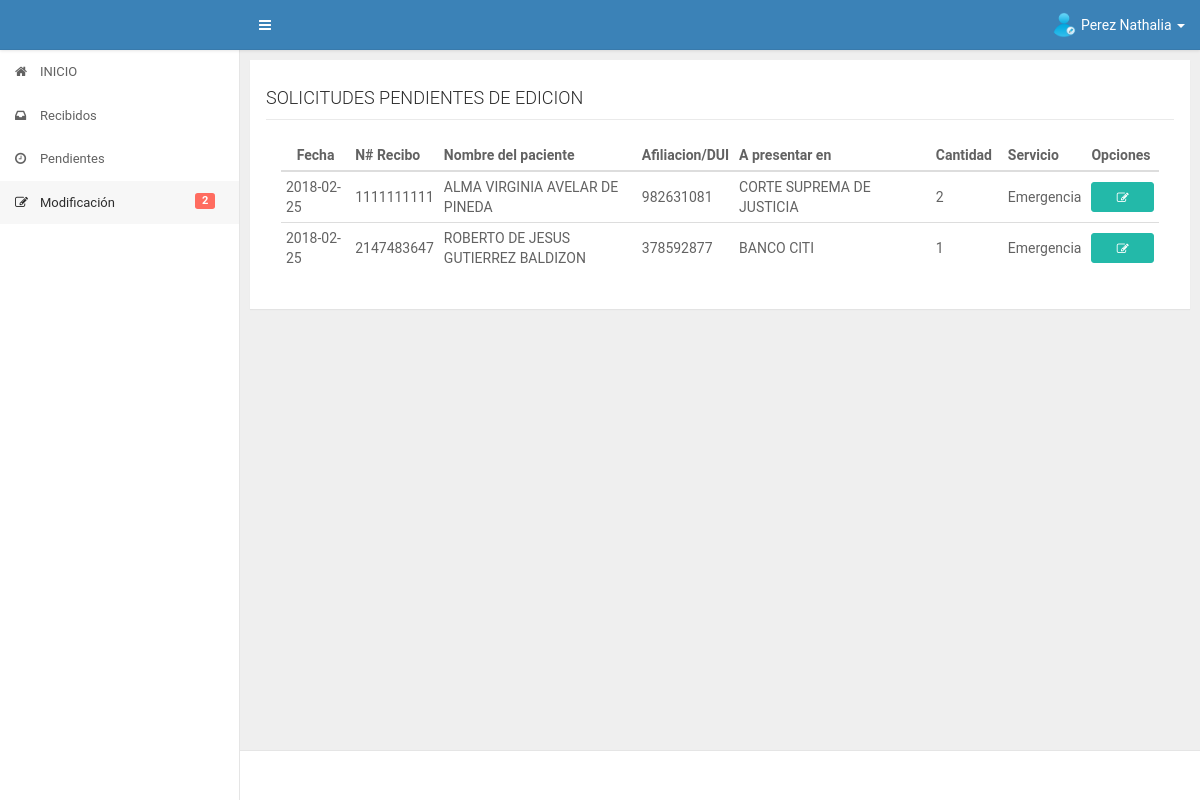
/app/trabajador/modificacion.php (signed in), run on the app's committed database.
### tables this page shows
CREATE TABLE IF NOT EXISTS `datos_iniciales` (
  `id_datos` int(11) NOT NULL AUTO_INCREMENT,
  `fecha` date DEFAULT NULL,
  `numero_recibo` varchar(50) DEFAULT NULL,
  `afiliacion_dui` varchar(30) DEFAULT NULL,
  `nombre_paciente` varchar(300) DEFAULT NULL,
  `destinos` varchar(2000) DEFAULT NULL,
  `id_servicio` int(11) DEFAULT NULL,
  `cantidad` int(11) DEFAULT NULL,
  `fecha_presentado` date DEFAULT NULL,
  `fecha_cancelado` date DEFAULT NULL,
  `precio` float DEFAULT NULL,
  `id_estado` int(11) DEFAULT NULL,
  `id_trabajador` int(11) DEFAULT NULL,
  `fecha_recibido_revision` date DEFAULT NULL,
  `fecha_autorizacion_direccion` date DEFAULT NULL,
  PRIMARY KEY (`id_datos`),
  KEY `FK_diservicio` (`id_servicio`),
  KEY `FK_diestado` (`id_estado`),
  KEY `FK_datos_iniciales_usuario` (`id_trabajador`),
  CONSTRAINT `FK_datos_iniciales_usuario` FOREIGN KEY (`id_trabajador`) REFERENCES `usuario` (`id_user`),
  CONSTRAINT `FK_diestado` FOREIGN KEY (`id_estado`) REFERENCES `estado` (`id_estado`),
  CONSTRAINT `FK_diservicio` FOREIGN KEY (`id_servicio`) REFERENCES `servicios` (`id_servicio`)
);

CREATE TABLE IF NOT EXISTS `servicios` (
  `id_servicio` int(11) NOT NULL AUTO_INCREMENT,
  `nombre_servicio` varchar(200) DEFAULT NULL,
  PRIMARY KEY (`id_servicio`)
);

### app/trabajador/modificacion.php (the view, shortened to what this page needs)
<?php
    include("../core/header.php");
    include("../core/aside.php");
    include("../../config/database.php");
    $sqlrecibidas = "SELECT datos_iniciales.id_datos,datos_iniciales.fecha,datos_iniciales.numero_recibo,datos_iniciales.afiliacion_dui,datos_iniciales.nombre_paciente,datos_iniciales.destinos,datos_iniciales.cantidad,servicios.nombre_servicio FROM datos_iniciales INNER JOIN servicios ON datos_iniciales.id_servicio=servicios.id_servicio WHERE datos_iniciales.id_estado=5 AND id_trabajador=?";
    if($stmt = $conn->prepare($sqlrecibidas)){
        $stmt -> bind_param('s',$_SESSION['id_usuario']);
        $stmt -> execute();
        $stmt -> store_result();
        $rows = $stmt->num_rows;
        $stmt -> bind_result($id_datos,$fechacreacion,$nrecibo,$afiliacion,$nombrepaciente,$destinos,$cantidad,$servicio);
    }
?>
<div id="content" class="ui-content ui-content-aside-overlay">
    <div class="ui-content-body">
        <div class="ui-container">
            <div class="row">
                <div class="col-md-12 col-lg-12">
                    <div class="panel">
                        <div class="panel-body">
                            <div id="titulo">
                                <h4 id="serviciotitulo">SOLICITUDES PENDIENTES DE EDICION</h4>
                            </div>
                            <div class="col-md-12" id="misrecibidos">
                                <div id="contenido" class="table-responsive">
                                    <table class="table table-hover table-condensed" id="mitable">
                                        <thead class="thead-inverse">
                                            <tr>
                                                <th class="col-md-1 text-center">Fecha</th>
                                                <th class="col-md-1">N# Recibo</th>
                                                <th class="col-md-3">Nombre del paciente</th>
                                                <th class="col-md-1">Afiliacion/DUI</th>
                                                <th class="col-md-3">A presentar en</th>
                                                <th class="col-md-1">Cantidad</th>
                                                <th class="col-md-1">Servicio</th>
                                                <th class="col-md-1">Opciones</th>
                                            </tr>
                                        </thead>
                                        <tbody>
                                        <?php
                                            if($rows>0){
                                                while ($stmt->fetch()) {
                                        ?>
                                            <tr>
                                                <td><?php echo $fechacreacion; ?></td>
                                                <td><?php echo $nrecibo; ?></td>
                                                <td><?php echo $nombrepaciente; ?></td>
                                                <td><?php echo $afiliacion; ?></td>
                                                <td><?php echo $destinos; ?></td>
                                                <td><?php echo $cantidad; ?></td>
                                                <td><?php echo $servicio; ?></td>
                                                <td><a href="infosolicitudmod.php?con=<?php echo $id_datos ?>" class="btn btn-success btn-block btn-sm crearconstancias" data-toggle="tooltip" data-placement="left" title="Modificar"><i class="fa fa-edit"></i></a></td>
                                            </tr>
                                        <?php
                                                }
                                            }
                                        ?>
                                        </tbody>
                                    </table>
                                </div>
                            </div>
                        </div>
                    </div>
                </div>
            </div>
        </div>
    </div>
</div>
<?php
    include("../core/footer.php");
 ?>

### assets/css/main.css (style rules this page uses)
.row { margin-right: -5px; margin-left: -5px; }
.ui-content-body .row > [class^="col-"], .ui-content-body .row > [class*="col-"] { padding-left: 5px; padding-right: 5px; }
.panel { margin-bottom: 10px; -webkit-border-radius: 0; border-radius: 0; }
.panel { position: relative; }
.ui-content { width: 100%; height: 100%; margin-left: 0; -webkit-transition: margin-left .3s; transition: margin-left .3s; }
.ui-content::before, .ui-content::after { display: table; content: " "; }
.ui-content::after { clear: both; }
.ui-content-body { float: left; width: 100%; margin-bottom: 40px; padding: 10px; }
@media (min-width: 768px) { .ui-content { width: auto; margin-left: 240px; -webkit-transition: all .299s; transition: all .299s; } }
@media (min-width: 1200px) { .ui-content.ui-content-aside-overlay .ui-container { margin-right: 0; } }
@media (min-width: 1200px) { .ui-container { margin-right: 0; -webkit-transition: margin-right .3s; transition: margin-right .3s; } }
html, body { width: 100%; height: 100%; }
body { font-size: 14px; color: #626262; background-color: #EFEFEF; -webkit-font-smoothing: antialiased; line-height: 1.5; letter-spacing: 0; overflow-x: hidden; }
h1, h2, h3, h4, h5, h6 { font-weight: 300; line-height: 1.3; color: #2c2c2c; }
h4, .h4 { font-size: 18px; }
a { color: inherit; }
.table thead tr th, .table tbody tr td, .table tbody tr td * { vertical-align: middle; }
.btn { background-color: transparent; color: inherit; }
.btn-success { color: #ffffff; background-color: #23b9a9; border-color: #23b9a9; }

### assets/css/style.css (style rules this page uses)
body { font-family: 'Roboto', sans-serif; }
#titulo { border-bottom: 1px solid #eaeaea; }
#contenido { margin-top: 20px; }

### data on the page
datos_iniciales: fecha "2018-02-25", numero_recibo "1111111111", nombre_paciente "ALMA VIRGINIA AVELAR DE PINEDA", afiliacion_dui "982631081", destinos "CORTE SUPREMA DE JUSTICIA", cantidad "2", id_servicio.nombre_servicio "Emergencia"
datos_iniciales: fecha "2018-02-25", numero_recibo "2147483647", nombre_paciente "ROBERTO DE JESUS GUTIERREZ BALDIZON", afiliacion_dui "378592877", destinos "BANCO CITI", cantidad "1", id_servicio.nombre_servicio "Emergencia"

### other printed values
$_SESSION['nombre'] "Perez Nathalia"
$mispendientesedi "2"
